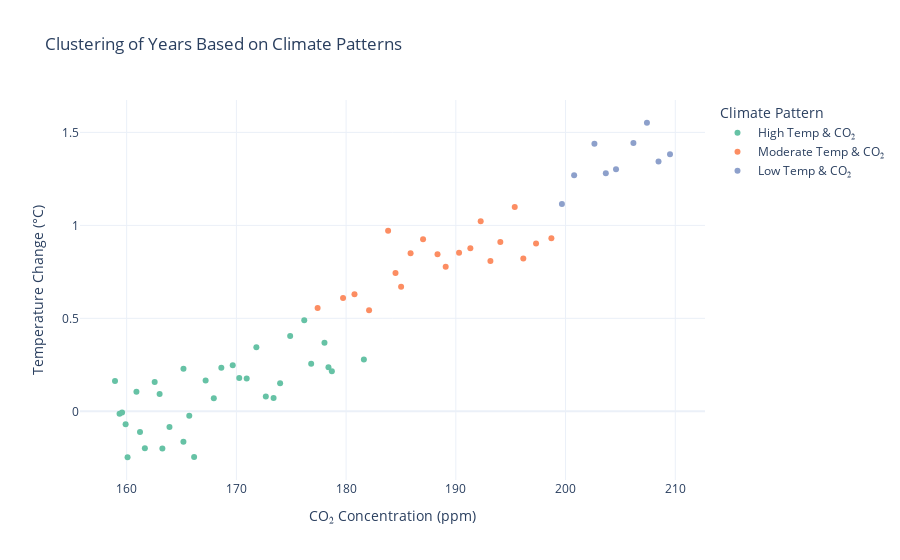

Notebook code for this chart:
### Code cell
import plotly.express as px

fig_clusters = px.scatter(
    clustering_data,
    x="CO₂ Concentration",
    y="Temperature Change",
    color="Label",
    color_discrete_sequence=px.colors.qualitative.Set2,
    labels={
        "CO₂ Concentration": "CO₂ Concentration (ppm)",
        "Temperature Change": "Temperature Change (°C)",
        "Label": "Climate Pattern"
    },
    title="Clustering of Years Based on Climate Patterns"
)
fig_clusters.update_layout(
    template="plotly_white",
    legend_title="Climate Pattern"
)

fig_clusters.show()

### Figure 1 — Plotly figure (JSON) as saved in the notebook; plotly's stock layout.template omitted (floating-point values rounded to 4 significant figures)
{"data": [{"hovertemplate": "Climate Pattern=High Temp & CO₂<br>CO₂ Concentration (ppm)=%{x}<br>Temperature Change (°C)=%{y}<extra></extra>", "legendgroup": "High Temp & CO₂", "marker": {"color": "rgb(102,194,165)", "symbol": "circle"}, "mode": "markers", "name": "High Temp & CO₂", "orientation": "v", "showlegend": true, "type": "scatter", "x": [158.9, 159.4, 159.6, 159.9, 160.1, 160.9, 161.2, 161.7, 162.6, 163.0, 163.3, 163.9, 165.2, 165.2, 165.7, 166.1, 167.2, 167.9, 168.6, 169.7, 170.3, 170.9, 171.8, 172.7, 173.4, 174.0, 174.9, 176.2, 176.8, 178.0, 178.4, 178.7, 181.6], "xaxis": "x", "y": [0.1631, -0.01348, -0.006043, -0.07006, -0.247, 0.1055, -0.1108, -0.1991, 0.1579, 0.09249, -0.2005, -0.08491, 0.2294, -0.163, -0.02349, -0.2459, 0.1658, 0.06963, 0.2338, 0.2473, 0.1786, 0.1765, 0.3446, 0.08012, 0.07129, 0.1512, 0.405, 0.4901, 0.2562, 0.3682, 0.2365, 0.216, 0.2792], "yaxis": "y"}, {"hovertemplate": "Climate Pattern=Moderate Temp & CO₂<br>CO₂ Concentration (ppm)=%{x}<br>Temperature Change (°C)=%{y}<extra></extra>", "legendgroup": "Moderate Temp & CO₂", "marker": {"color": "rgb(252,141,98)", "symbol": "circle"}, "mode": "markers", "name": "Moderate Temp & CO₂", "orientation": "v", "showlegend": true, "type": "scatter", "x": [177.4, 179.7, 180.8, 182.1, 183.8, 184.5, 185.0, 185.9, 187.0, 188.3, 189.1, 190.3, 191.3, 192.3, 193.2, 194.1, 195.4, 196.2, 197.3, 198.7], "xaxis": "x", "y": [0.5553, 0.6095, 0.6292, 0.544, 0.9713, 0.7433, 0.6698, 0.8502, 0.925, 0.8442, 0.7778, 0.853, 0.8766, 1.023, 0.8084, 0.9106, 1.099, 0.8214, 0.9022, 0.9312], "yaxis": "y"}, {"hovertemplate": "Climate Pattern=Low Temp & CO₂<br>CO₂ Concentration (ppm)=%{x}<br>Temperature Change (°C)=%{y}<extra></extra>", "legendgroup": "Low Temp & CO₂", "marker": {"color": "rgb(141,160,203)", "symbol": "circle"}, "mode": "markers", "name": "Low Temp & CO₂", "orientation": "v", "showlegend": true, "type": "scatter", "x": [199.7, 200.8, 202.6, 203.7, 204.6, 206.2, 207.4, 208.5, 209.5], "xaxis": "x", "y": [1.115, 1.27, 1.44, 1.281, 1.302, 1.443, 1.552, 1.344, 1.382], "yaxis": "y"}], "layout": {"autosize": true, "legend": {"title": {"text": "Climate Pattern"}, "tracegroupgap": 0}, "title": {"text": "Clustering of Years Based on Climate Patterns"}, "xaxis": {"anchor": "y", "autorange": true, "domain": [0, 1], "range": [155.8, 212.6], "title": {"text": "CO₂ Concentration (ppm)"}, "type": "linear"}, "yaxis": {"anchor": "x", "autorange": true, "domain": [0, 1], "range": [-0.3955, 1.701], "title": {"text": "Temperature Change (°C)"}, "type": "linear"}}}
